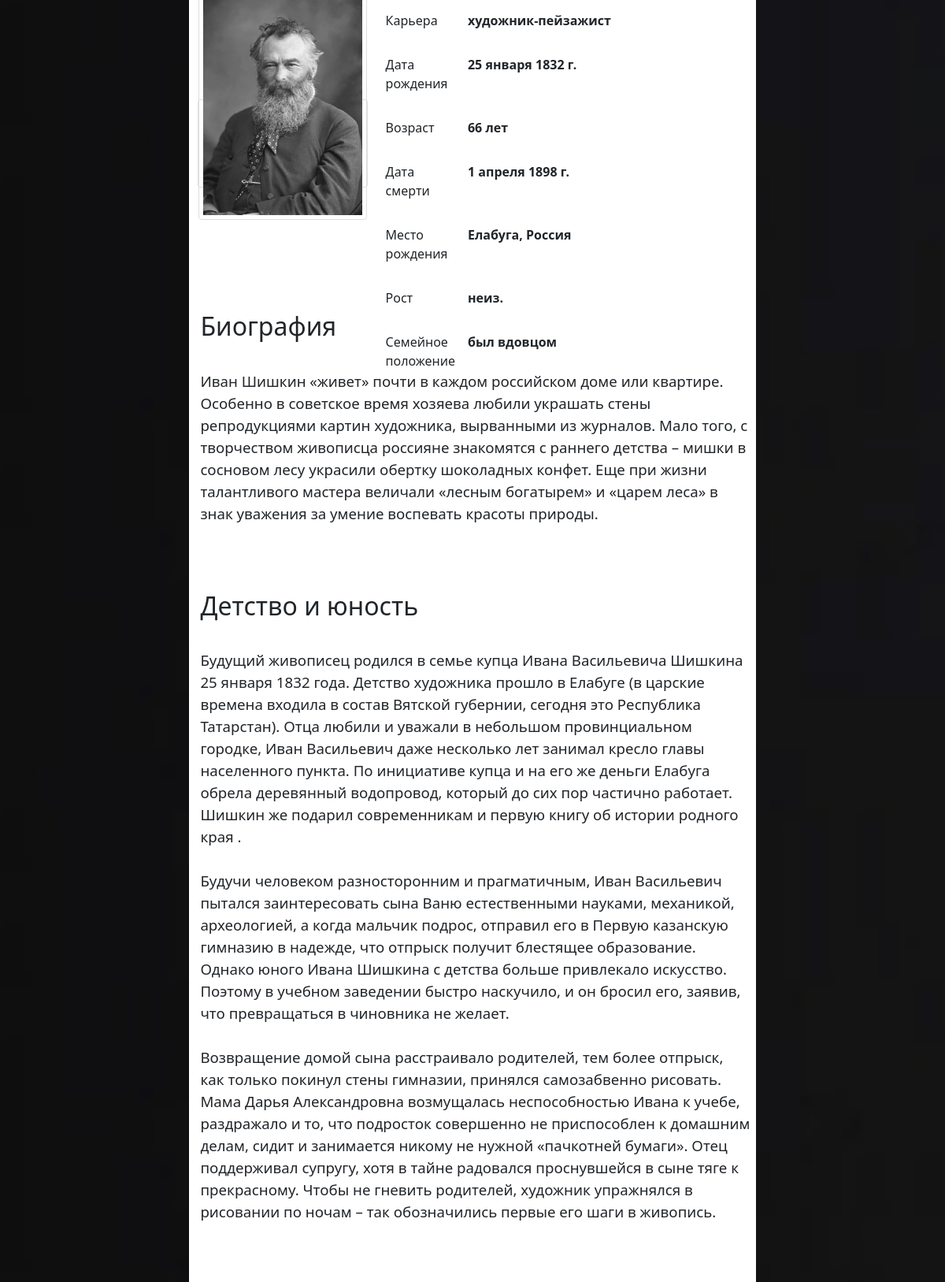
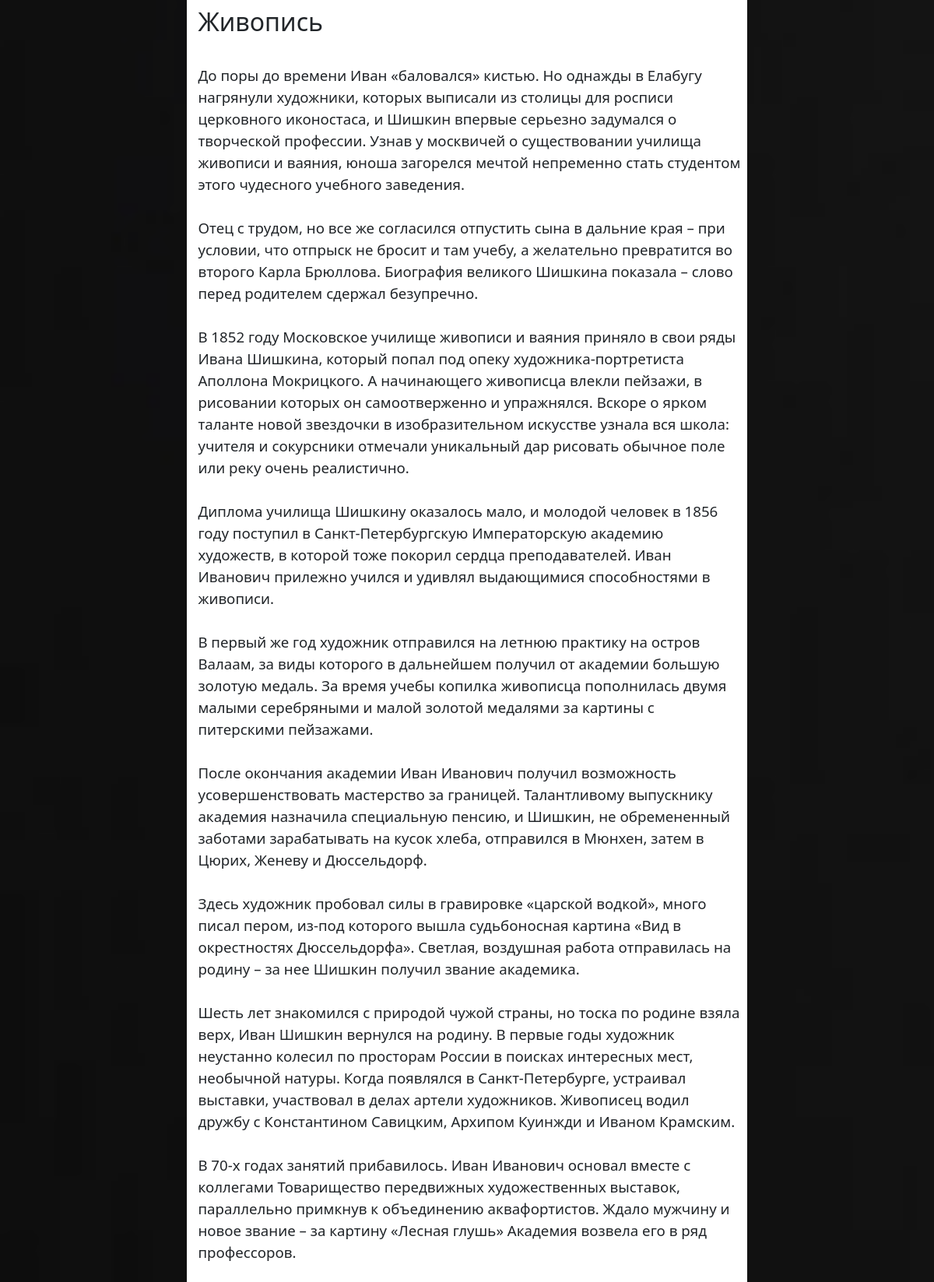
The page /biography/14 (upper part) on the database its author committed (2 pictures, top to bottom).
### artists/models.py (models this page shows)
class Biographies(models.Model):
    name = models.CharField(max_length=50)
    bio = models.TextField()
    annotation = models.CharField(max_length=200)
    career = models.CharField(max_length=200)
    age = models.CharField(max_length=10)
    birth = models.CharField(max_length=50)
    death = models.CharField(max_length=50)
    height = models.CharField(max_length=5)
    family = models.CharField(max_length=200)
    location = models.CharField(max_length=100)
    image = models.ImageField(upload_to='artists/')
    era = models.CharField(max_length=50, default='')
    genre = models.CharField(max_length=50, default='')

### artists/views.py (the view)
# urls.py: path('biography/<name>', BiographyPage.as_view(), name='biography'),
class BiographyPage(View):
    def get(self, request, name, *args, **kwargs):
        return render(request, 'artists/biography.html', context={'bio': Biographies.objects.filter(id=name)})

### artists/templates/artists/biography.html (shortened to what this page needs)
{% load static %}
<link rel="stylesheet" href="{% static 'css/mainpage.css' %}">
<link href="https://cdn.jsdelivr.net/npm/bootstrap@5.1.3/dist/css/bootstrap.min.css" rel="stylesheet">
<!DOCTYPE html>
<html lang="en">
<head>
</head>
<body style="background-color: black">
    <div class="hello">
        {% for data in bio %}
        <div class="forum">
            <div class="card" style="width: 30%; left: 0.5%; top: 45%; height: 40%;">
              <img class="bio-img" src="/media/{{ data.image }}" alt="...">
            </div>
            <dl class="row">
                <dd class="col-sm-3">Карьера</dd>
                <dt class="col-sm-9 ">{{ data.career }}</dt>
                <dd class="col-sm-3"><br>Дата рождения</dd>
                <dt class="col-sm-9"><br>{{ data.birth }}</dt>
                <dd class="col-sm-3"><br>Возраст</dd>
                <dt class="col-sm-9"><br>{{ data.age }}</dt>
                <dd class="col-sm-3"><br>Дата смерти</dd>
                <dt class="col-sm-9"><br>{{ data.death }}</dt>
                <dd class="col-sm-3"><br>Место рождения</dd>
                <dt class="col-sm-9"><br>{{ data.location }}</dt>
                <dd class="col-sm-3"><br>Рост</dd>
                <dt class="col-sm-9"><br>{{ data.height }}</dt>
                <dd class="col-sm-3 col-sm-my"><br>Семейное положение</dd>
                <dt class="col-sm-9"><br>{{ data.family }}</dt>
            </dl>
        </div>
        <div class="bio-text">
            {% autoescape off %}
                {{ data.bio }}
            {% endautoescape %}
        </div>
        {% endfor %}
    </div>
</body>
</html>

### static/css/mainpage.css (style rules this page uses)
body { background-image: url(../img/new_main.jpg); background-size: cover; background-repeat: no-repeat; width: 100%; height: 100%; background-attachment: fixed; }
.hello { background-color: white; width: 60%; left: 20%; background-repeat: no-repeat; position: relative; }
* { padding: 0; margin: 0; box-sizing: border-box; }
.card { width: 17%; height: 71%; float: left; top: 13%; left: 4%; margin-left: 1%; margin-bottom: 2%; display: flex; flex-direction: column; justify-content: space-between; }
.row { width: 60%; padding-top: 2%; padding-left: 2%; }
.bio-text { padding-top: 16%; padding-left: 2%; padding-right: 1%; line-height: 1.5; font-size:14pt; }
.forum { height: 35%; }
img { border: 1px solid #ddd; border-radius: 4px; padding: 5px; }
.bio-img { top: -140px; position: absolute; width: 100%; }

### rows shown on the page
Biographies: image (picture), career "художник-пейзажист", birth "25 января 1832 г.", age "66 лет", death "1 апреля 1898 г.", location "Елабуга, Россия", height "неиз.", family "был вдовцом", bio "Биография Иван Шишкин «живет» почти в каждом российском доме или квартире. Особенно в советское время хозяева любили украшать стены репродукциями картин художника, вырванными из журналов. Мало того, с творчеством живописца россияне знакомятся с раннего детства – мишки в сосновом лесу украсили обертку шоколадных конфет. Еще при жизни талантливого мастера величали «лесным богатырем» и «царем леса» в знак уважения за умение воспевать красоты природы. Детство и юность Будущий живописец родился в семье купца Ивана Васильевича Шишкина 25 января 1832 года. Детство художника прошло в Елабуге (в царские времена входила в состав Вятской губернии, сегодня это Республика Татарстан). Отца любили и…"
